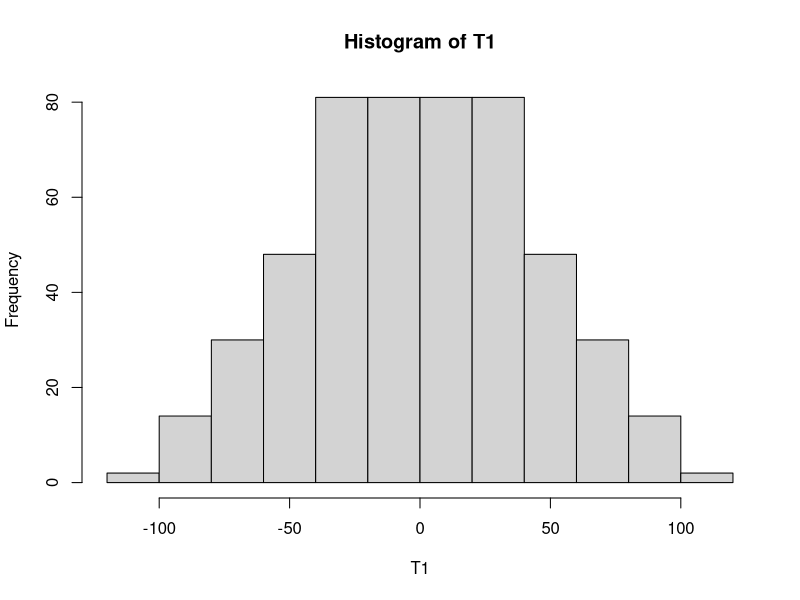

Reproduce this figure in R.
z <- c(7,5,12,-3,-5,2,14,18,19,21,-1)

T1obs <- sum(z)

T1<-NULL

for (i1 in c(1,-1)){
	for (i2 in c(1,-1)){
		for (i3 in c(1,-1)){
			for (i4 in c(1,-1)){
				for (i5 in c(1,-1)){	
					for (i6 in c(1,-1)){
						for (i7 in c(1,-1)){
							for (i8 in c(1,-1)){	
								for (i9 in c(1,-1)){
									T1<-c(T1,sum(z*c(i1,i2,i3,i4,i5,i6,i7,i8,i9)))}}}}}}}}}
hist(T1)

quantis_T1 <- quantile(T1,c(0.025,0.975)) # quantis da região crítica
valp_T1 <- sum(T1>=T1obs)/length(T1)*2 #
